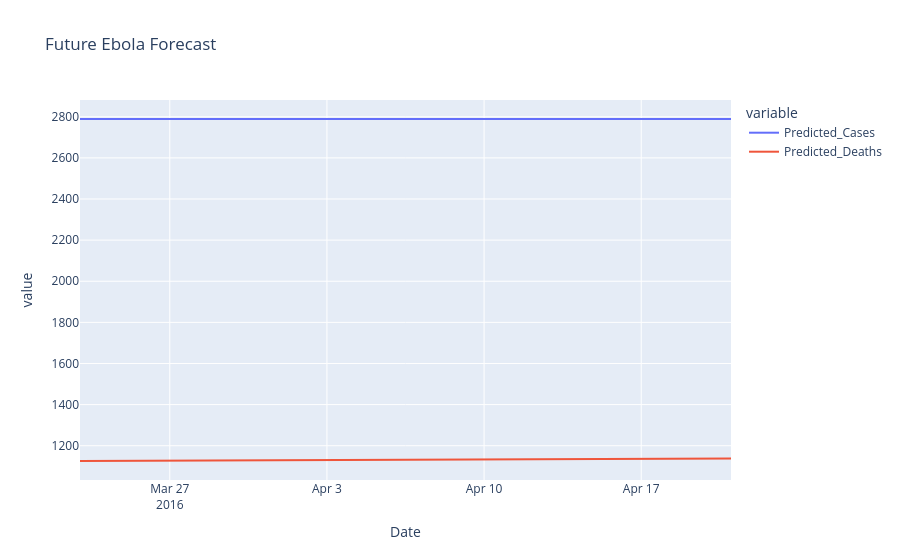

Here is the notebook cell this chart was saved with:
### Code cell
# ==============================
# COMBINED INTERACTIVE FORECAST
# ==============================

fig = px.line(
    future_df,
    
    x='Date',
    
    y=[
        'Predicted_Cases',
        'Predicted_Deaths'
    ],
    
    title='Future Ebola Forecast'
)

fig.show()
